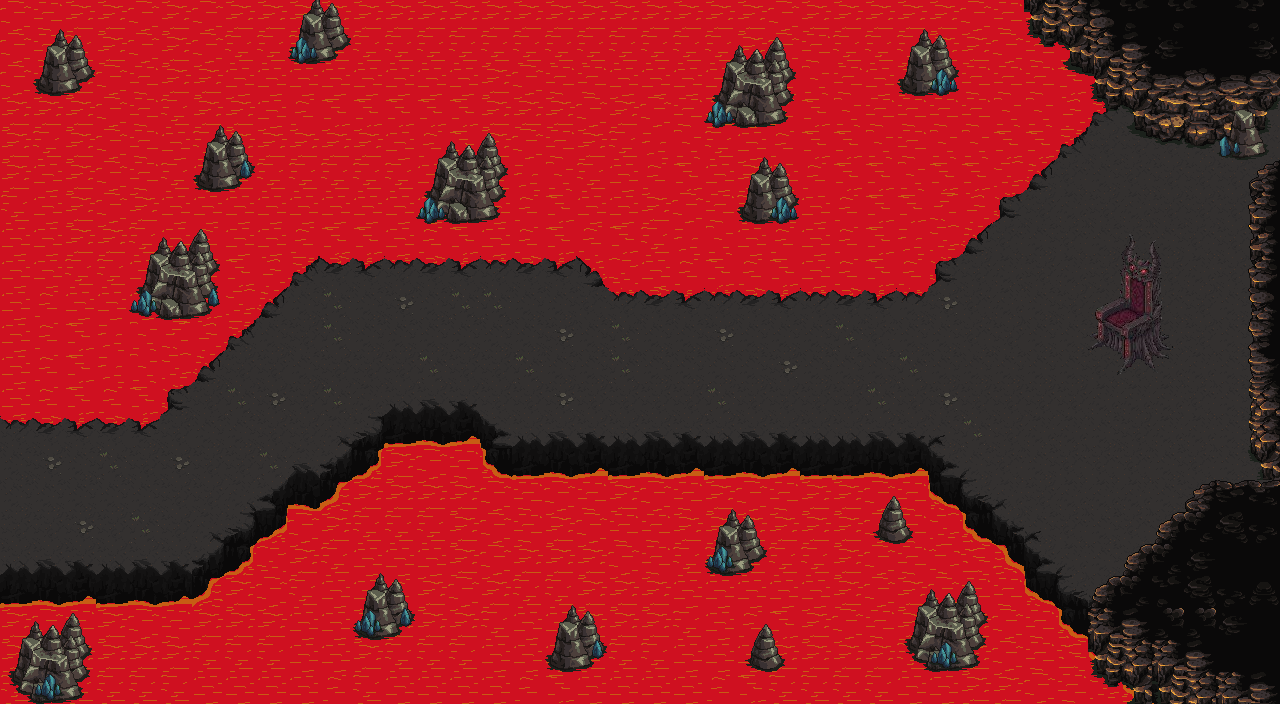

Below is a game level as drawn by its tile map, then a one-line description and the .tmx that defines it (tile-layer data replaced by summaries):
An orthogonal 40x22 tile map with 32x32 px tiles, 6 tile layers (Base, Camino, PiedritasPiso/Lava, Paredes, ...), 1 hidden layer not drawn, 3 tilesets.

<map version="1.10" tiledversion="1.12.2" orientation="orthogonal" renderorder="right-down" width="40" height="22" tilewidth="32" tileheight="32" infinite="0" nextlayerid="8" nextobjectid="1">
 <tileset firstgid="1" source="Cueva.tsx" />
 <tileset firstgid="2449" source="CuevaDecoracion.tsx" />
 <tileset firstgid="2839" source="Trono.tsx" />
 <layer id="1" name="Base" width="40" height="22" locked="1">
  <data>[880 cells, 880 non-empty, 1 distinct tile ids]</data>
 </layer>
 <layer id="2" name="Camino" width="40" height="22" locked="1">
  <data>[880 cells, 348 non-empty, 6 distinct tile ids]</data>
 </layer>
 <layer id="3" name="PiedritasPiso/Lava" width="40" height="22" locked="1">
  <data>[880 cells, 662 non-empty, 67 distinct tile ids]</data>
 </layer>
 <layer id="4" name="Paredes" width="40" height="22" locked="1">
  <data>[880 cells, 97 non-empty, 49 distinct tile ids]</data>
 </layer>
 <layer id="5" name="Piedras" width="40" height="22">
  <data>[880 cells, 158 non-empty, 50 distinct tile ids]</data>
 </layer>
 <layer id="7" name="Piedras2" width="40" height="22" locked="1">
  <data>[880 cells, 15 non-empty, 4 distinct tile ids]</data>
 </layer>
 <layer id="6" name="Colisiones" width="40" height="22" visible="0">
  <data>[880 cells, 0 non-empty, 0 distinct tile ids]</data>
 </layer>
</map>
